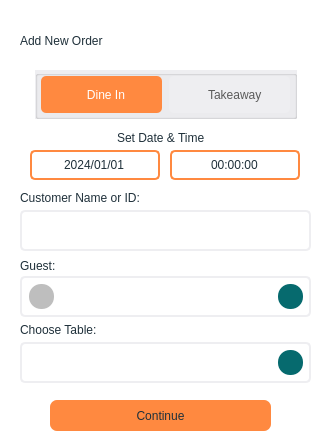
   <widget class="QWidget" name="Neworder_QW">
    <property name="palette">
     <palette>
      <active>
       <colorrole role="Window">
        <brush brushstyle="SolidPattern">
         <color alpha="255">
          <red>255</red>
          <green>255</green>
          <blue>255</blue>
         </color>
        </brush>
       </colorrole>
      </active>
      <inactive>
       <colorrole role="Window">
        <brush brushstyle="SolidPattern">
         <color alpha="255">
          <red>255</red>
          <green>255</green>
          <blue>255</blue>
         </color>
        </brush>
       </colorrole>
      </inactive>
      <disabled>
       <colorrole role="Base">
        <brush brushstyle="SolidPattern">
         <color alpha="255">
          <red>255</red>
          <green>255</green>
          <blue>255</blue>
         </color>
        </brush>
       </colorrole>
       <colorrole role="Window">
        <brush brushstyle="SolidPattern">
         <color alpha="255">
          <red>255</red>
          <green>255</green>
          <blue>255</blue>
         </color>
        </brush>
       </colorrole>
      </disabled>
     </palette>
    </property>
    <widget class="QPushButton" name="Addperson_PB">
     <property name="geometry">
      <rect>
       <x>278</x>
       <y>284</y>
       <width>25</width>
       <height>25</height>
      </rect>
     </property>
     <property name="styleSheet">
      <string notr="true">QPushButton {
    background-color: rgb(6, 106, 110);
    border: none;
    border-radius: 12px;
	padding-bottom: 5px;
	padding-left: 0.5px;
	padding-top: 5px;
	padding-right: 1px;
	image: url(:/icons/images/icons/plus.png);
	font: 600 15pt &quot;Segoe UI&quot;;
}
QPushButton:hover {
    background-color: rgb(7, 132, 136);
}
QPushButton::pressed {
    background-color: rgb(5, 97, 100);
}</string>
     </property>
     <property name="text">
      <string/>
     </property>
    </widget>
    <widget class="QLabel" name="Info_L">
     <property name="geometry">
      <rect>
       <x>20</x>
       <y>190</y>
       <width>171</width>
       <height>16</height>
      </rect>
     </property>
     <property name="styleSheet">
      <string notr="true">color: rgb(31, 48, 58);
font: 600 10pt &quot;Segoe UI&quot;;</string>
     </property>
     <property name="text">
      <string>Customer Name or ID:</string>
     </property>
    </widget>
    <widget class="QLabel" name="label">
     <property name="geometry">
      <rect>
       <x>20</x>
       <y>10</y>
       <width>191</width>
       <height>61</height>
      </rect>
     </property>
     <property name="styleSheet">
      <string notr="true">color: rgb(31, 48, 58);
font: 600 18pt &quot;Segoe UI&quot;;</string>
     </property>
     <property name="text">
      <string>Add New Order</string>
     </property>
    </widget>
    <widget class="QLineEdit" name="Guestnumber_LE">
     <property name="geometry">
      <rect>
       <x>20</x>
       <y>276</y>
       <width>291</width>
       <height>41</height>
      </rect>
     </property>
     <property name="styleSheet">
      <string notr="true">QLineEdit {
	background-color: white;
	color: rgb(31, 48, 58);
	border-radius: 5px;
	border-width: 2px;
	border-style: solid;
	border-color: rgb(238, 238, 241);
	padding-left: 5px;
	text-align: center;
	
	font: 600 10pt &quot;Segoe UI&quot;;
}

QLineEdit:focus {
    border-color: rgb(52, 81, 98);
}

QMenu {
    border: 1px solid white;
    border-radius: 5px;
    background-color: rgb(6, 106, 110);
    padding: 7px;
    color: white;
}

QMenu::item {
    padding: 4px;
}

QMenu::item:hover {
    border: none;
    outline: none;
}

QMenu::item:selected {
    background-color: rgb(255, 137, 64);
    border-radius: 5px;
    color: rgb(31, 48, 58);
}

QMenu::separator {
    height: 1px;
    background-color: white;
}</string>
     </property>
     <property name="text">
      <string/>
     </property>
     <property name="alignment">
      <set>Qt::AlignCenter</set>
     </property>
    </widget>
    <widget class="QGroupBox" name="groupBox">
     <property name="geometry">
      <rect>
       <x>35</x>
       <y>70</y>
       <width>262</width>
       <height>49</height>
      </rect>
     </property>
     <property name="styleSheet">
      <string notr="true">background-color:rgb(238, 238, 241);</string>
     </property>
     <property name="title">
      <string/>
     </property>
     <widget class="QRadioButton" name="Dinein_RB">
      <property name="geometry">
       <rect>
        <x>6</x>
        <y>6</y>
        <width>121</width>
        <height>37</height>
       </rect>
      </property>
      <property name="minimumSize">
       <size>
        <width>96</width>
        <height>37</height>
       </size>
      </property>
      <property name="maximumSize">
       <size>
        <width>121</width>
        <height>37</height>
       </size>
      </property>
      <property name="font">
       <font>
        <pointsize>9</pointsize>
        <italic>false</italic>
        <strikeout>false</strikeout>
        <kerning>true</kerning>
        <fontweight>DemiBold</fontweight>
       </font>
      </property>
      <property name="tabletTracking">
       <bool>false</bool>
      </property>
      <property name="acceptDrops">
       <bool>false</bool>
      </property>
      <property name="autoFillBackground">
       <bool>false</bool>
      </property>
      <property name="styleSheet">
       <string notr="true">QRadioButton {
    border-radius: 5px;
    min-width: 6em;
    background-color: rgb(238, 238, 241);
    color: black;
	font: 600 9pt ;
}

QRadioButton::indicator {
    width: 0;
    height: 0;
	border: none;
}

QRadioButton:checked {
    background-color: rgb(255, 137, 64);
    color: white;
}

QRadioButton:!checked {
    background-color: rgb(238, 238, 241);
    color: rgb(90, 90, 90);
}

QRadioButton:hover {
    background-color: rgb(220, 220, 220);
    color: rgb(50, 50, 50);
}

QRadioButton:checked:hover {
    background-color: rgb(255, 120, 50);
    color: white;
}</string>
      </property>
      <property name="text">
       <string>            Dine In</string>
      </property>
      <property name="iconSize">
       <size>
        <width>0</width>
        <height>0</height>
       </size>
      </property>
      <property name="checked">
       <bool>true</bool>
      </property>
      <property name="autoRepeat">
       <bool>false</bool>
      </property>
     </widget>
     <widget class="QRadioButton" name="Takeaway_RB">
      <property name="enabled">
       <bool>true</bool>
      </property>
      <property name="geometry">
       <rect>
        <x>134</x>
        <y>6</y>
        <width>121</width>
        <height>37</height>
       </rect>
      </property>
      <property name="maximumSize">
       <size>
        <width>121</width>
        <height>37</height>
       </size>
      </property>
      <property name="styleSheet">
       <string notr="true">QRadioButton {
    border-radius: 5px;
    min-width: 6em;
    background-color: rgb(238, 238, 241);
    color: black;
	font: 600 9pt ;
}

QRadioButton::indicator {
    width: 0;
    height: 0;
	border: none;
}

QRadioButton:checked {
    background-color: rgb(255, 137, 64);
    color: white;
}

QRadioButton:!checked {
    background-color: rgb(238, 238, 241);
    color: rgb(90, 90, 90);
}

QRadioButton:hover {
    background-color: rgb(220, 220, 220);
    color: rgb(50, 50, 50);
}

QRadioButton:checked:hover {
    background-color: rgb(255, 120, 50);
    color: white;
}</string>
      </property>
      <property name="text">
       <string>          Takeaway</string>
      </property>
      <property name="checked">
       <bool>false</bool>
      </property>
     </widget>
    </widget>
    <widget class="QLineEdit" name="Info_LE">
     <property name="geometry">
      <rect>
       <x>20</x>
       <y>210</y>
       <width>291</width>
       <height>41</height>
      </rect>
     </property>
     <property name="styleSheet">
      <string notr="true">QLineEdit {
	background-color: white;
	color: rgb(31, 48, 58);
	border-radius: 5px;
	border-width: 2px;
	border-style: solid;
	border-color: rgb(238, 238, 241);
	padding-left: 5px;
}

QLineEdit:focus {
    border-color: rgb(52, 81, 98);
}

QMenu {
    border: 1px solid white;
    border-radius: 5px;
    background-color: rgb(6, 106, 110);
    padding: 7px;
    color: white;
}

QMenu::item {
    padding: 4px;
}

QMenu::item:hover {
    border: none;
    outline: none;
}

QMenu::item:selected {
    background-color: rgb(255, 137, 64);
    border-radius: 5px;
    color: rgb(31, 48, 58);
}

QMenu::separator {
    height: 1px;
    background-color: white;
}</string>
     </property>
     <property name="text">
      <string/>
     </property>
    </widget>
    <widget class="QPushButton" name="RemovePerson_PB">
     <property name="geometry">
      <rect>
       <x>29</x>
       <y>284</y>
       <width>25</width>
       <height>25</height>
      </rect>
     </property>
     <property name="styleSheet">
      <string notr="true">QPushButton {
    background-color: rgb(190, 190, 190);
    border: none;
    border-radius: 12px;
	padding-bottom: 5px;
	padding-left: 0.5px;
	padding-top: 5px;
	padding-right: 1px;
	image: url(:/icons/images/icons/remove.png);
	font: 600 15pt &quot;Segoe UI&quot;;
}
QPushButton:hover {
    background-color: rgb(7, 132, 136);
}
QPushButton::pressed {
    background-color: rgb(5, 97, 100);
}</string>
     </property>
     <property name="text">
      <string/>
     </property>
    </widget>
    <widget class="QLabel" name="Table_L">
     <property name="geometry">
      <rect>
       <x>20</x>
       <y>322</y>
       <width>171</width>
       <height>16</height>
      </rect>
     </property>
     <property name="styleSheet">
      <string notr="true">color: rgb(31, 48, 58);
font: 600 10pt &quot;Segoe UI&quot;;</string>
     </property>
     <property name="text">
      <string>Choose Table:</string>
     </property>
    </widget>
    <widget class="QLabel" name="Guestnumber_L">
     <property name="geometry">
      <rect>
       <x>20</x>
       <y>258</y>
       <width>171</width>
       <height>16</height>
      </rect>
     </property>
     <property name="styleSheet">
      <string notr="true">color: rgb(31, 48, 58);
font: 600 10pt &quot;Segoe UI&quot;;</string>
     </property>
     <property name="text">
      <string>Guest:</string>
     </property>
    </widget>
    <widget class="QLineEdit" name="Table_LE">
     <property name="geometry">
      <rect>
       <x>20</x>
       <y>342</y>
       <width>291</width>
       <height>41</height>
      </rect>
     </property>
     <property name="styleSheet">
      <string notr="true">QLineEdit {
	background-color: white;
	color: rgb(31, 48, 58);
	border-radius: 5px;
	border-width: 2px;
	border-style: solid;
	border-color: rgb(238, 238, 241);
	padding-left: 5px;
}

QLineEdit:focus {
    border-color: rgb(52, 81, 98);
}

QMenu {
    border: 1px solid white;
    border-radius: 5px;
    background-color: rgb(6, 106, 110);
    padding: 7px;
    color: white;
}

QMenu::item {
    padding: 4px;
}

QMenu::item:hover {
    border: none;
    outline: none;
}

QMenu::item:selected {
    background-color: rgb(255, 137, 64);
    border-radius: 5px;
    color: rgb(31, 48, 58);
}

QMenu::separator {
    height: 1px;
    background-color: white;
}</string>
     </property>
     <property name="text">
      <string/>
     </property>
    </widget>
    <widget class="QPushButton" name="Choosetable_PB">
     <property name="geometry">
      <rect>
       <x>278</x>
       <y>350</y>
       <width>25</width>
       <height>25</height>
      </rect>
     </property>
     <property name="styleSheet">
      <string notr="true">QPushButton {
    background-color: rgb(6, 106, 110);
    border: none;
    border-radius: 12px;
	padding-bottom: 5px;
	padding-left: 0.5px;
	padding-top: 5px;
	padding-right: 1px;
	image: url(:/icons/images/icons/forward.png);
	font: 600 15pt &quot;Segoe UI&quot;;
}
QPushButton:hover {
    background-color: rgb(7, 132, 136);
}
QPushButton::pressed {
    background-color: rgb(5, 97, 100);
}</string>
     </property>
     <property name="text">
      <string/>
     </property>
    </widget>
    <widget class="QPushButton" name="Continueorder_PB">
     <property name="geometry">
      <rect>
       <x>50</x>
       <y>400</y>
       <width>221</width>
       <height>31</height>
      </rect>
     </property>
     <property name="palette">
      <palette>
       <active>
        <colorrole role="WindowText">
         <brush brushstyle="SolidPattern">
          <color alpha="255">
           <red>31</red>
           <green>48</green>
           <blue>58</blue>
          </color>
         </brush>
        </colorrole>
        <colorrole role="Button">
         <brush brushstyle="SolidPattern">
          <color alpha="255">
           <red>255</red>
           <green>137</green>
           <blue>64</blue>
          </color>
         </brush>
        </colorrole>
        <colorrole role="Text">
         <brush brushstyle="SolidPattern">
          <color alpha="255">
           <red>31</red>
           <green>48</green>
           <blue>58</blue>
          </color>
         </brush>
        </colorrole>
        <colorrole role="ButtonText">
         <brush brushstyle="SolidPattern">
          <color alpha="255">
           <red>15</red>
           <green>24</green>
           <blue>29</blue>
          </color>
         </brush>
        </colorrole>
        <colorrole role="Base">
         <brush brushstyle="SolidPattern">
          <color alpha="255">
           <red>255</red>
           <green>137</green>
           <blue>64</blue>
          </color>
         </brush>
        </colorrole>
        <colorrole role="Window">
         <brush brushstyle="SolidPattern">
          <color alpha="255">
           <red>255</red>
           <green>137</green>
           <blue>64</blue>
          </color>
         </brush>
        </colorrole>
        <colorrole role="PlaceholderText">
         <brush brushstyle="SolidPattern">
          <color alpha="128">
           <red>31</red>
           <green>48</green>
           <blue>58</blue>
          </color>
         </brush>
        </colorrole>
       </active>
       <inactive>
        <colorrole role="WindowText">
         <brush brushstyle="SolidPattern">
          <color alpha="255">
           <red>31</red>
           <green>48</green>
           <blue>58</blue>
          </color>
         </brush>
        </colorrole>
        <colorrole role="Button">
         <brush brushstyle="SolidPattern">
          <color alpha="255">
           <red>255</red>
           <green>137</green>
           <blue>64</blue>
          </color>
         </brush>
        </colorrole>
        <colorrole role="Text">
         <brush brushstyle="SolidPattern">
          <color alpha="255">
           <red>31</red>
           <green>48</green>
           <blue>58</blue>
          </color>
         </brush>
        </colorrole>
        <colorrole role="ButtonText">
         <brush brushstyle="SolidPattern">
          <color alpha="255">
           <red>15</red>
           <green>24</green>
           <blue>29</blue>
          </color>
         </brush>
        </colorrole>
        <colorrole role="Base">
         <brush brushstyle="SolidPattern">
          <color alpha="255">
           <red>255</red>
           <green>137</green>
           <blue>64</blue>
          </color>
         </brush>
        </colorrole>
        <colorrole role="Window">
         <brush brushstyle="SolidPattern">
          <color alpha="255">
           <red>255</red>
           <green>137</green>
           <blue>64</blue>
          </color>
         </brush>
        </colorrole>
        <colorrole role="PlaceholderText">
         <brush brushstyle="SolidPattern">
          <color alpha="128">
           <red>31</red>
           <green>48</green>
           <blue>58</blue>
          </color>
         </brush>
        </colorrole>
       </inactive>
       <disabled>
        <colorrole role="WindowText">
         <brush brushstyle="SolidPattern">
          <color alpha="255">
           <red>31</red>
           <green>48</green>
           <blue>58</blue>
          </color>
         </brush>
        </colorrole>
        <colorrole role="Button">
         <brush brushstyle="SolidPattern">
          <color alpha="255">
           <red>255</red>
           <green>137</green>
           <blue>64</blue>
          </color>
         </brush>
        </colorrole>
        <colorrole role="Text">
         <brush brushstyle="SolidPattern">
          <color alpha="255">
           <red>31</red>
           <green>48</green>
           <blue>58</blue>
          </color>
         </brush>
        </colorrole>
        <colorrole role="ButtonText">
         <brush brushstyle="SolidPattern">
          <color alpha="255">
           <red>31</red>
           <green>48</green>
           <blue>58</blue>
          </color>
         </brush>
        </colorrole>
        <colorrole role="Base">
         <brush brushstyle="SolidPattern">
          <color alpha="255">
           <red>255</red>
           <green>137</green>
           <blue>64</blue>
          </color>
         </brush>
        </colorrole>
        <colorrole role="Window">
         <brush brushstyle="SolidPattern">
          <color alpha="255">
           <red>255</red>
           <green>137</green>
           <blue>64</blue>
          </color>
         </brush>
        </colorrole>
        <colorrole role="PlaceholderText">
         <brush brushstyle="SolidPattern">
          <color alpha="128">
           <red>31</red>
           <green>48</green>
           <blue>58</blue>
          </color>
         </brush>
        </colorrole>
       </disabled>
      </palette>
     </property>
     <property name="styleSheet">
      <string notr="true">QPushButton {
    background-color: rgb(255, 137, 64);
    border: none;
    border-radius: 7px;
	color: rgb(31, 48, 58);
	font: 600 13pt &quot;Segoe UI&quot;;
}
QPushButton:hover {
    background-color: rgb(255, 215, 147);
}
QPushButton::pressed {
    background-color: rgb(255, 85, 0);
}</string>
     </property>
     <property name="text">
      <string>Continue</string>
     </property>
    </widget>
    <widget class="QDateEdit" name="dateEdit">
     <property name="geometry">
      <rect>
       <x>30</x>
       <y>150</y>
       <width>130</width>
       <height>30</height>
      </rect>
     </property>
     <property name="styleSheet">
      <string notr="true">	background: white;
	color: rgb(31, 48, 58);
	font: 650 10pt &quot;Segoe UI&quot;;
	border-radius: 5px;
	border-width: 1.5px;
	border-style: solid;
	border-color: rgb(255, 137, 64);</string>
     </property>
     <property name="inputMethodHints">
      <set>Qt::ImhPreferNumbers</set>
     </property>
     <property name="wrapping">
      <bool>false</bool>
     </property>
     <property name="alignment">
      <set>Qt::AlignCenter</set>
     </property>
     <property name="buttonSymbols">
      <enum>QAbstractSpinBox::NoButtons</enum>
     </property>
     <property name="displayFormat">
      <string>yyyy/MM/dd</string>
     </property>
     <property name="calendarPopup">
      <bool>false</bool>
     </property>
     <property name="date">
      <date>
       <year>2024</year>
       <month>1</month>
       <day>1</day>
      </date>
     </property>
    </widget>
    <widget class="QTimeEdit" name="timeEdit">
     <property name="geometry">
      <rect>
       <x>170</x>
       <y>150</y>
       <width>130</width>
       <height>30</height>
      </rect>
     </property>
     <property name="styleSheet">
      <string notr="true">	background: white;
	color: rgb(31, 48, 58);
	font: 650 10pt &quot;Segoe UI&quot;;
	border-radius: 5px;
	border-width: 1.5px;
	border-style: solid;
	border-color: rgb(255, 137, 64);</string>
     </property>
     <property name="alignment">
      <set>Qt::AlignCenter</set>
     </property>
     <property name="buttonSymbols">
      <enum>QAbstractSpinBox::NoButtons</enum>
     </property>
    </widget>
    <widget class="QLabel" name="Setdatetime_L">
     <property name="geometry">
      <rect>
       <x>117</x>
       <y>130</y>
       <width>171</width>
       <height>16</height>
      </rect>
     </property>
     <property name="styleSheet">
      <string notr="true">color: rgb(31, 48, 58);
font: 600 10pt &quot;Segoe UI&quot;;</string>
     </property>
     <property name="text">
      <string>Set Date &amp; Time</string>
     </property>
    </widget>
    <zorder>Guestnumber_LE</zorder>
    <zorder>Info_L</zorder>
    <zorder>label</zorder>
    <zorder>groupBox</zorder>
    <zorder>Info_LE</zorder>
    <zorder>RemovePerson_PB</zorder>
    <zorder>Table_L</zorder>
    <zorder>Guestnumber_L</zorder>
    <zorder>Table_LE</zorder>
    <zorder>Addperson_PB</zorder>
    <zorder>Choosetable_PB</zorder>
    <zorder>Continueorder_PB</zorder>
    <zorder>dateEdit</zorder>
    <zorder>timeEdit</zorder>
    <zorder>Setdatetime_L</zorder>
   </widget>
